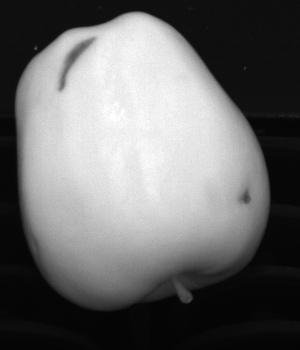
#> input picture images/first_task/C0_000001.png, 300 x 350 px; its folder holds 4 pictures in this run
$ python main.py
#> lines starting #> are read from the running program, lines starting #| are printed output that depends on the picture
### utils.py
#!/usr/bin/env python
"""
Utility functions file.
"""

import glob
import cv2
import math
import numpy as np
from scipy import stats
from scipy.spatial import distance as dist
from scipy.optimize import linear_sum_assignment
from sklearn.cluster import KMeans

__author__ = "Marco Rossini"
__copyright__ = "Copyright 2020, Marco Rossini"
__date__ = "2020/05"
__license__ = "MIT"
__version__ = "1.0"

# ----------------------------------------------------------------------------------------------------------------------

# RGB shade of dark brown
dark_brown_rgb = [71, 56, 27]


# Processing functions

# [140 lines left out: functions median_blur, separate_component, filter_points, sort_points_pairwise, separate_touching_objects, filter_duplicated_contours and 3 more, not called in this run]


def get_optimal_threshold(image, factor=1):
    flattened = image.flatten()
    mode = stats.mode(flattened)[0][0]
    median = int(np.median(flattened))
    threshold = int((mode + factor * median) / 2)

    return threshold


# [15 lines left out: function fill_holes, not called in this run]


# Get functions

def get_images_as_array(path):
#> called with path = './images/first_task'
    bw_file_names = glob.glob(path + "/*C0*")
    bw_file_names.sort()
    bw_images = [cv2.imread(img) for img in bw_file_names]
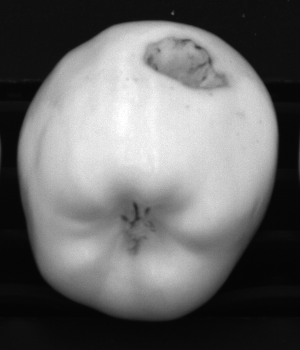
#> input picture images/first_task/C0_000002.png, 300 x 350 px
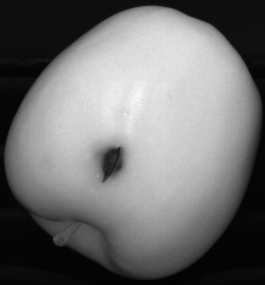
#> input picture images/first_task/C0_000003.png, 265 x 285 px
#> bw_images = 3 items

    color_file_names = glob.glob(path + "/*C1*")
    color_file_names.sort()
    color_images = [cv2.imread(img) for img in color_file_names]
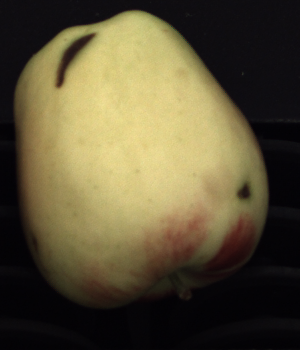
#> input picture images/first_task/C1_000001.png, 300 x 350 px
#> color_images = 1 item

    return bw_images, bw_file_names, color_images, color_file_names


# [93 lines left out: functions get_samples_as_array, get_component, get_biggest_component, get_dominant_colors, get_russet_index, get_clustering_sample and 1 more, not called in this run]


# Drawing functions

def draw_fruit_outline(image, mask, thickness, color=(0, 255, 0)):
    contours, hierarchy = cv2.findContours(mask, cv2.RETR_LIST, cv2.CHAIN_APPROX_NONE)
    cv2.drawContours(image, contours, -1, color, thickness)


# [21 lines left out: function draw_defect, not called in this run]


# Show functions

def show_image(name, image, x=0, y=0):
    cv2.imshow(name, image)
    cv2.moveWindow(name, x, y)
    cv2.waitKey()
    cv2.destroyAllWindows()


# [10 lines left out: function show_sample_lab, not called in this run]

### first_task.py
#!/usr/bin/env python
"""
First task implementation file.
"""

import cv2
import utils
import numpy as np

__author__ = "Marco Rossini"
__copyright__ = "Copyright 2020, Marco Rossini"
__date__ = "2020/05"
__license__ = "MIT"
__version__ = "1.0"

# ----------------------------------------------------------------------------------------------------------------------

def run():
    # Read and store all images into an array
    path = "./images/first_task"
    bw_images, bw_file_names, color_images, color_file_names = utils.get_images_as_array(path)
#> bw_images = 3 items; bw_file_names = ['./images/first_task/C0_000001.png', './images/first_task/C0_000002.png', './images/first_task/C0_000003.png']; color_images = 1 item; color_file_names = ['./images/first_task/C1_000001.png']

    # Iterate over all images
    for i in range(len(bw_images)):
        bw_image = bw_images[i]
        bw_file_name = bw_file_names[i]
        color_image = color_images[i]
        color_file_name = color_file_names[i]

        # Show current image and print its name
        utils.show_image(color_file_name, color_image)

        # Convert image to grayscale
        gray = cv2.cvtColor(bw_image, cv2.COLOR_RGB2GRAY)

        # Calculate optimal threshold as 'mode + factor * median / 2' (customizable)
        optimal = utils.get_optimal_threshold(gray, 0.5)

        # Binarize the image to separate foreground and background
        threshold, binarized = cv2.threshold(gray, optimal, 255, cv2.THRESH_BINARY)

        # Get fruit mask (biggest component)
        mask = utils.get_biggest_component(binarized)

        # Fill the holes
        filled = utils.fill_holes(mask)

        # Get grayscale fruit from filled mask
        fruit = cv2.bitwise_and(bw_image, bw_image, mask=filled)

        # Apply a bilateral blur to remove noise but preserving edges
        fruit_blurred = cv2.bilateralFilter(fruit, 11, 100, 75)

        # Perform a Canny edge detection
        canny = cv2.Canny(fruit_blurred, 0, 140)

        # Get background mask by inverting fruit mask
        background = 255 - filled

        # Dilate background mask to cut out the external edge
        kernel = np.ones((5, 5), np.uint8)
        background_dilated = cv2.dilate(background, kernel, iterations=3)

        # Remove external fruit contour
        defects = cv2.subtract(canny, background_dilated)

        # Apply a closing operation to consolidate detected edges
        structuringElement = cv2.getStructuringElement(cv2.MORPH_ELLIPSE, (40, 40))
        closed = cv2.morphologyEx(defects, cv2.MORPH_CLOSE, structuringElement)

        # Perform a connected components labeling to detect defects
        retval, labels, stats, centroids = cv2.connectedComponentsWithStats(closed, 4)

        # Get a copy of the original image for visualisation purposes
        display = color_image.copy()

        # Outline the fruit using the binary mask
        utils.draw_fruit_outline(display, filled, 1)

        # Declare a defects counter (for visualisation purposes)
        defects_counter = 0

        # Iterate over the detected components to isolate and show defects
        for j in range(1, retval):
            # Isolate current binarized component
            component = utils.get_component(labels, j)
            defects_counter += utils.draw_defect(display, component, 2, 2.2, 20, float("inf"), 5)

        # Show processed image
        display_bw = closed.copy()
        utils.draw_fruit_outline(display_bw, filled, 1, (255, 255, 255))
        utils.show_image(bw_file_name, display_bw)

        # Print detected defects number
        print(color_file_name + ": detected " + str(defects_counter) + " defect(s)")

        # Show original image highlighting defects
        utils.show_image(color_file_name, display)
#> this loop made 1 pass
#> (bw_file_name, color_file_name) on pass 1: ('./images/first_task/C0_000001.png', './images/first_task/C1_000001.png')
#> bw_image is the input picture: shape (350, 300, 3); min 3, max 255, mean 106.4

### main.py
#!/usr/bin/env python
"""
Main execution file.
"""

import first_task
import second_task
import final_challenge

__author__ = "Marco Rossini"
__copyright__ = "Copyright 2020, Marco Rossini"
__date__ = "2020/05"
__license__ = "MIT"
__version__ = "1.0"

# ----------------------------------------------------------------------------------------------------------------------

# Run first task
print("----- Running first task -----")
#> (the run stopped early here; a loop or call above may not have finished)
